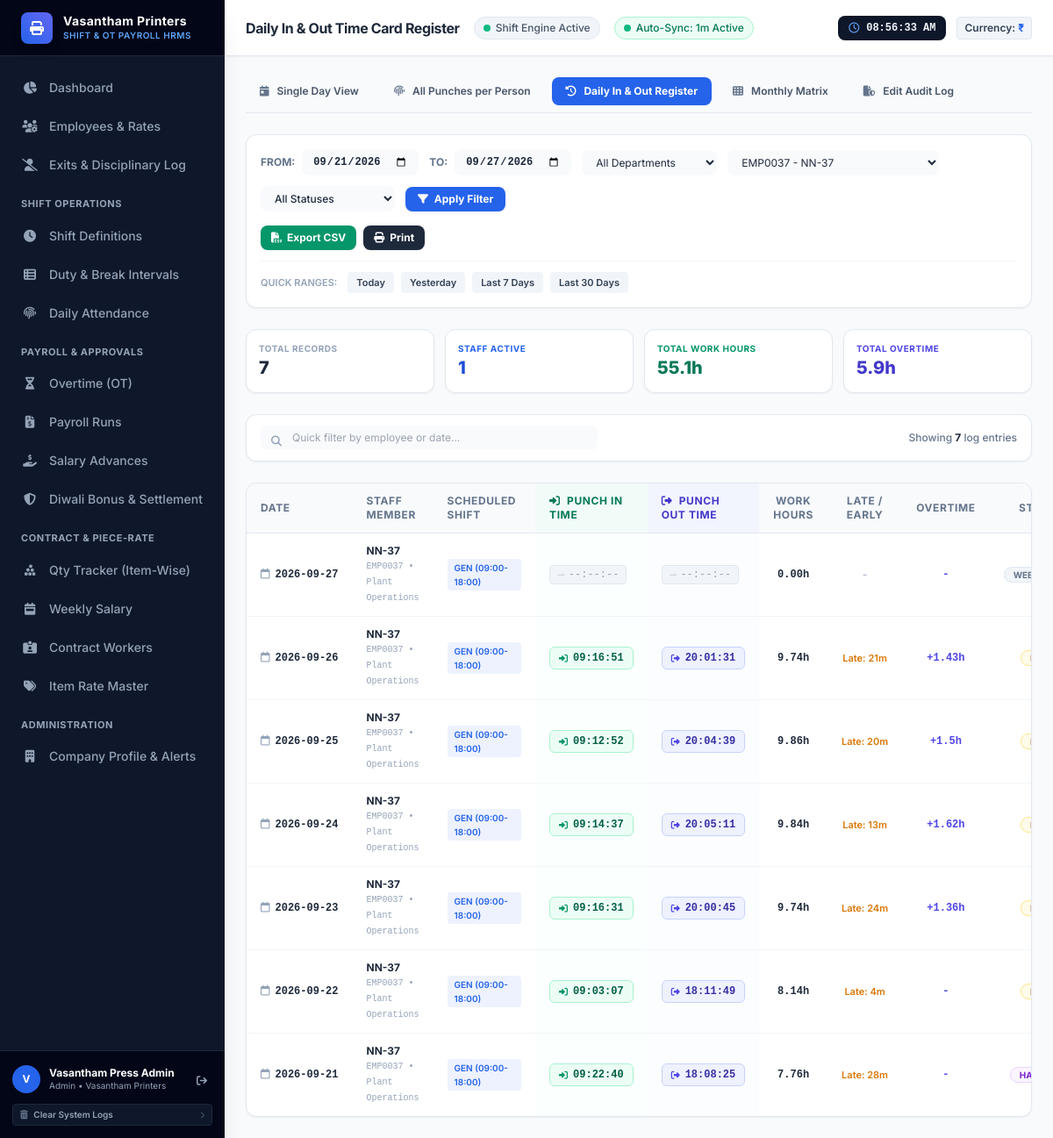
Before: /attendance/in-out-report?emp_id=37 (signed in) with the older database file.
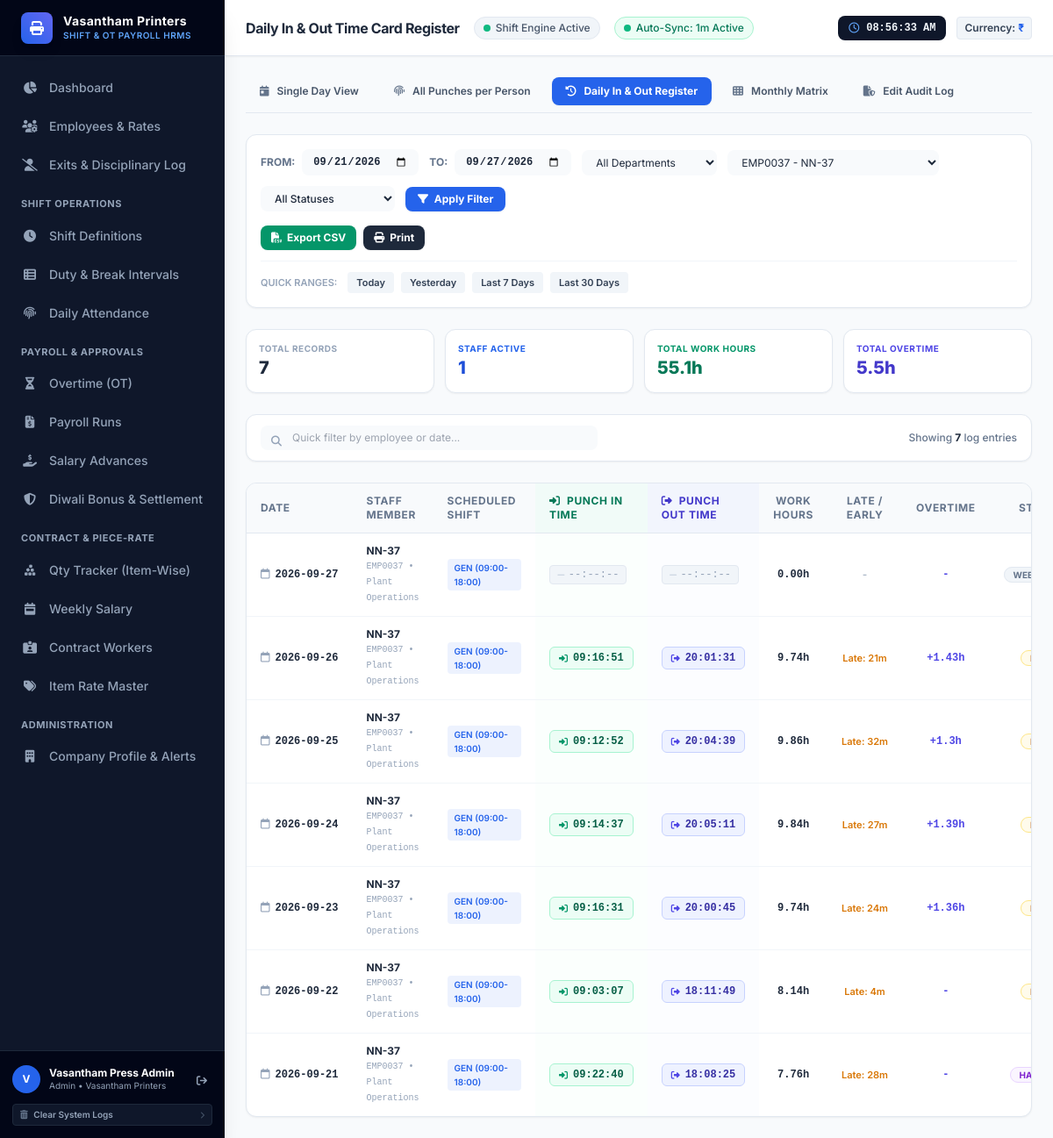
After: the same page with the newer database file.
### tables this page shows
CREATE TABLE attendance_records (
        id INTEGER PRIMARY KEY AUTOINCREMENT,
        employee_id INTEGER NOT NULL REFERENCES employees(id) ON DELETE CASCADE,
        date TEXT NOT NULL,               -- 'YYYY-MM-DD' (Shift Date)
        shift_id INTEGER REFERENCES shifts(id) ON DELETE SET NULL,
        punch_in TEXT,                    -- 'YYYY-MM-DD HH:MM:SS'
        punch_out TEXT,                   -- 'YYYY-MM-DD HH:MM:SS'
        work_hours REAL NOT NULL DEFAULT 0.0,
        late_mins INTEGER NOT NULL DEFAULT 0,
        early_leave_mins INTEGER NOT NULL DEFAULT 0,
        status TEXT NOT NULL DEFAULT 'ABSENT', -- 'PRESENT', 'LATE', 'HALF_DAY', 'ABSENT', 'WEEKLY_OFF', 'HOLIDAY'
        shift_allowance_amount REAL NOT NULL DEFAULT 0.0,
        raw_ot_hours REAL NOT NULL DEFAULT 0.0,
        notes TEXT,
        created_at TIMESTAMP DEFAULT CURRENT_TIMESTAMP, has_missed_mid_punch INTEGER NOT NULL DEFAULT 0, mid_punch_status TEXT NOT NULL DEFAULT 'NORMAL', mid_punch_notes TEXT, mid_punch_approved_by TEXT, mid_punch_approved_at TEXT, gross_ot_hours REAL NOT NULL DEFAULT 0.0, late_deduction_mins INTEGER NOT NULL DEFAULT 0,
        UNIQUE(employee_id, date)
    );

CREATE TABLE employees (
        id INTEGER PRIMARY KEY AUTOINCREMENT,
        emp_no TEXT UNIQUE NOT NULL,
        first_name TEXT NOT NULL,
        last_name TEXT NOT NULL,
        email TEXT UNIQUE NOT NULL,
        phone TEXT,
        department_id INTEGER NOT NULL REFERENCES departments(id) ON DELETE RESTRICT,
        designation TEXT NOT NULL,
        join_date TEXT NOT NULL,
        default_shift_id INTEGER REFERENCES shifts(id) ON DELETE SET NULL,
        salary_type TEXT NOT NULL DEFAULT 'MONTHLY', -- 'MONTHLY' or 'HOURLY'
        base_salary REAL NOT NULL DEFAULT 30000.0,
        hourly_rate REAL NOT NULL DEFAULT 144.23,
        hra REAL NOT NULL DEFAULT 5000.0,
        special_allowance REAL NOT NULL DEFAULT 2500.0,
        pf_deduction_pct REAL NOT NULL DEFAULT 12.0,
        esi_deduction_pct REAL NOT NULL DEFAULT 0.75,
        tax_deduction_pct REAL NOT NULL DEFAULT 5.0,
        weekly_off_day INTEGER NOT NULL DEFAULT 6, -- 0=Monday, 6=Sunday
        is_active INTEGER NOT NULL DEFAULT 1,
        created_at TIMESTAMP DEFAULT CURRENT_TIMESTAMP
    , pay_frequency TEXT NOT NULL DEFAULT 'MONTHLY', pf_enabled INTEGER NOT NULL DEFAULT 0, esi_enabled INTEGER NOT NULL DEFAULT 0, shift_salary REAL NOT NULL DEFAULT 0.0, ot_hourly_rate REAL NOT NULL DEFAULT 0.0, safety_training_completed INTEGER NOT NULL DEFAULT 1, safety_training_date TEXT, safety_training_approved_by TEXT NOT NULL DEFAULT 'Press Safety Officer', employment_status TEXT NOT NULL DEFAULT 'ACTIVE', status_date TEXT, status_reason TEXT, is_admin INTEGER NOT NULL DEFAULT 0);

CREATE TABLE departments (
        id INTEGER PRIMARY KEY AUTOINCREMENT,
        code TEXT UNIQUE NOT NULL,
        name TEXT NOT NULL,
        description TEXT,
        created_at TIMESTAMP DEFAULT CURRENT_TIMESTAMP
    );

CREATE TABLE shifts (
        id INTEGER PRIMARY KEY AUTOINCREMENT,
        code TEXT UNIQUE NOT NULL,
        name TEXT NOT NULL,
        start_time TEXT NOT NULL,         -- '09:00'
        end_time TEXT NOT NULL,           -- '18:00'
        is_overnight INTEGER NOT NULL DEFAULT 0, -- 1 if shift crosses midnight (e.g., 22:00 - 06:00)
        grace_late_mins INTEGER NOT NULL DEFAULT 15,
        grace_early_mins INTEGER NOT NULL DEFAULT 15,
        break_mins INTEGER NOT NULL DEFAULT 60,
        min_hours_half_day REAL NOT NULL DEFAULT 4.5,
        min_hours_full_day REAL NOT NULL DEFAULT 8.0,
        allowance_rate REAL NOT NULL DEFAULT 0.0, -- Extra bonus per shift (e.g., Night shift bonus)
        color TEXT NOT NULL DEFAULT '#3b82f6',
        description TEXT,
        is_active INTEGER NOT NULL DEFAULT 1,
        created_at TIMESTAMP DEFAULT CURRENT_TIMESTAMP
    );

### routes/attendance.py (the view, shortened to what this page needs)
@attendance_bp.route("/in-out-report")
def in_out_report():
    conn = get_db_connection()
    cursor = conn.cursor()
    cursor.execute("SELECT MAX(date) as max_d, MIN(date) as min_d FROM attendance_records")
    date_ext = cursor.fetchone()
    latest_db_date = date_ext["max_d"] or date.today().strftime("%Y-%m-%d")
    try:
        latest_dt = datetime.strptime(latest_db_date, "%Y-%m-%d").date()
    except ValueError:
        latest_dt = date.today()
    default_start = (latest_dt - timedelta(days=6)).strftime("%Y-%m-%d")
    default_end = latest_dt.strftime("%Y-%m-%d")
    start_date = request.args.get("start_date", default_start)
    end_date = request.args.get("end_date", default_end)
    dept_id = request.args.get("dept")
    emp_id = request.args.get("emp_id")
    status_filter = request.args.get("status")
    query = """
        SELECT a.*, e.emp_no, e.first_name, e.last_name, e.designation,
               d.name as dept_name, s.name as shift_name, s.code as shift_code,
               s.start_time, s.end_time, s.color as shift_color
        FROM attendance_records a
        JOIN employees e ON a.employee_id = e.id
        JOIN departments d ON e.department_id = d.id
        LEFT JOIN shifts s ON a.shift_id = s.id
        WHERE a.date BETWEEN ? AND ?
    """
    params = [start_date, end_date]
    if dept_id and dept_id.isdigit():
        query += " AND e.department_id = ?"
        params.append(int(dept_id))
    if emp_id and emp_id.isdigit():
        query += " AND e.id = ?"
        params.append(int(emp_id))
    query += " ORDER BY a.date DESC, e.emp_no ASC"
    cursor.execute(query, params)
    records = [dict(row) for row in cursor.fetchall()]
    total_records = len(records)
    unique_employees = len(set(r["employee_id"] for r in records))
    total_hours = sum(r.get("work_hours", 0.0) for r in records)
    total_ot = sum(r.get("raw_ot_hours", 0.0) for r in records)
    present_records = sum(1 for r in records if r.get("status") in ("PRESENT", "LATE"))
    stats = {
        "total_records": total_records,
        "unique_employees": unique_employees,
        "total_hours": round(total_hours, 1),
        "total_ot": round(total_ot, 1),
        "present_records": present_records
    }
    cursor.execute("SELECT * FROM departments ORDER BY name")
    departments = [dict(row) for row in cursor.fetchall()]
    cursor.execute("SELECT id, emp_no, first_name, last_name FROM employees WHERE is_active = 1 ORDER BY first_name")
    active_employees = [dict(row) for row in cursor.fetchall()]
    conn.close()
    return render_template(
        "attendance/in_out_report.html",
        records=records,
        stats=stats,
        start_date=start_date,
        end_date=end_date,
        selected_dept=dept_id,
        selected_emp=emp_id,
        selected_status=status_filter,
        departments=departments,
        active_employees=active_employees
    )

### database.py (called while the page is built)
def get_db_connection():
    db_path = os.environ.get("HRMS_DB_PATH", DB_PATH)
    conn = sqlite3.connect(db_path, timeout=30.0)
    conn.row_factory = sqlite3.Row
    conn.execute("PRAGMA foreign_keys = ON;")
    conn.execute("PRAGMA journal_mode = WAL;")
    conn.execute("PRAGMA synchronous = NORMAL;")
    conn.execute("PRAGMA busy_timeout = 30000;")
    return conn

### models/auto_sync.py (called while the page is built)
def get_syncer():
    global _syncer_instance
    if _syncer_instance is None:
        _syncer_instance = BiometricAutoSyncer(interval_seconds=60, days_back=7)
    return _syncer_instance

def get_auto_sync_status():
    syncer = get_syncer()
    return syncer.get_status()

### templates/attendance/in_out_report.html (shortened to what the changed rows need)
{% extends "base.html" %}
{% block header_title %}Daily In & Out Time Card Register{% endblock %}
{% block content %}
<div class="space-y-6 max-w-7xl mx-auto">
    <div class="grid grid-cols-2 sm:grid-cols-4 gap-3">
        <div class="bg-white p-3.5 rounded-xl border border-slate-200 shadow-sm">
            <span class="text-[10px] font-bold text-indigo-600 uppercase tracking-wider block">Total Overtime</span>
            <span class="text-xl font-extrabold text-indigo-700">{{ stats.total_ot }}h</span>
        </div>
    </div>
    <div class="bg-white rounded-xl border border-slate-200 shadow-sm overflow-hidden">
        <div class="overflow-x-auto">
            <table class="w-full text-left text-xs" id="inOutTable">
                <thead>
                    <tr class="bg-slate-50 border-b border-slate-200 text-slate-500 font-semibold uppercase tracking-wider">
                        <th class="py-3 px-4">Date</th>
                        <th class="py-3 px-4">Staff Member</th>
                        <th class="py-3 px-4">Scheduled Shift</th>
                        <th class="py-3 px-4 text-emerald-700 bg-emerald-50/50">
                            <i class="fas fa-sign-in-alt mr-1"></i> Punch IN Time
                        </th>
                        <th class="py-3 px-4 text-indigo-700 bg-indigo-50/50">
                            <i class="fas fa-sign-out-alt mr-1"></i> Punch OUT Time
                        </th>
                        <th class="py-3 px-4 text-center">Work Hours</th>
                        <th class="py-3 px-4 text-center">Late / Early</th>
                        <th class="py-3 px-4 text-center">Overtime</th>
                        <th class="py-3 px-4 text-center">Status</th>
                    </tr>
                </thead>
                <tbody class="divide-y divide-slate-100">
                    {% for rec in records %}
                    <tr class="hover:bg-slate-50 transition report-row"
                        data-search="{{ rec.date }} {{ rec.emp_no }} {{ rec.first_name }} {{ rec.last_name }} {{ rec.dept_name }}">
                        <td class="py-3 px-4 font-mono font-bold text-slate-800 whitespace-nowrap">
                            <i class="far fa-calendar text-slate-400 mr-1.5"></i>{{ rec.date }}
                        </td>
                        <td class="py-3 px-4">
                            <span class="font-bold text-slate-800 block">{{ rec.first_name }} {{ rec.last_name }}</span>
                            <span class="text-[10px] font-mono text-slate-400">{{ rec.emp_no }} • {{ rec.dept_name }}</span>
                        </td>
                        <td class="py-3 px-4">
                            {% if rec.shift_code %}
                            <span class="inline-flex items-center px-2 py-0.5 rounded text-[10px] font-semibold" style="background-color: {{ rec.shift_color }}15; color: {{ rec.shift_color }};">
                                {{ rec.shift_code }} ({{ rec.start_time }}-{{ rec.end_time }})
                            </span>
                            {% else %}
                            <span class="text-slate-400 italic">GEN (09:00-18:00)</span>
                            {% endif %}
                        </td>
                        <td class="py-3 px-4 bg-emerald-50/20 whitespace-nowrap">
                            {% if rec.punch_in %}
                            <span class="inline-flex items-center px-2.5 py-1 rounded-md text-xs font-mono font-bold bg-emerald-50 text-emerald-800 border border-emerald-200 shadow-xs">
                                <i class="fas fa-sign-in-alt text-[10px] mr-1.5 text-emerald-600"></i>
                                {{ rec.punch_in.split(' ')[1] }}
                            </span>
                            {% else %}
                            <span class="inline-flex items-center px-2 py-0.5 rounded text-xs font-mono text-slate-400 bg-slate-100 border border-slate-200">
                                <i class="fas fa-minus text-[10px] mr-1 text-slate-300"></i> --:--:--
                            </span>
                            {% endif %}
                        </td>
                        <td class="py-3 px-4 bg-indigo-50/20 whitespace-nowrap">
                            {% if rec.punch_out and rec.punch_out != rec.punch_in %}
                            <span class="inline-flex items-center px-2.5 py-1 rounded-md text-xs font-mono font-bold bg-indigo-50 text-indigo-800 border border-indigo-200 shadow-xs">
                                <i class="fas fa-sign-out-alt text-[10px] mr-1.5 text-indigo-600"></i>
                                {{ rec.punch_out.split(' ')[1] }}
                            </span>
                            {% elif rec.punch_out and rec.punch_out == rec.punch_in and rec.work_hours == 0 %}
                            <span class="inline-flex items-center px-2 py-0.5 rounded text-xs font-mono text-amber-600 bg-amber-50 border border-amber-200">
                                <i class="fas fa-clock text-[10px] mr-1 text-amber-400"></i> No Out Punch
                            </span>
                            {% else %}
                            <span class="inline-flex items-center px-2 py-0.5 rounded text-xs font-mono text-slate-400 bg-slate-100 border border-slate-200">
                                <i class="fas fa-minus text-[10px] mr-1 text-slate-300"></i> --:--:--
                            </span>
                            {% endif %}
                        </td>
                        <td class="py-3 px-4 text-center font-mono font-bold text-slate-800">
                            {{ "%.2f"|format(rec.work_hours) }}h
                        </td>
                        <td class="py-3 px-4 text-center whitespace-nowrap">
                            {% if rec.late_mins > 0 %}
                            <span class="text-[11px] font-semibold text-amber-600 block">Late: {{ rec.late_mins }}m</span>
                            {% endif %}
                        </td>
                        <td class="py-3 px-4 text-center font-mono font-bold text-indigo-600">
                            {% if rec.raw_ot_hours > 0 %}
                            +{{ rec.raw_ot_hours }}h
                            {% else %}-{% endif %}
                        </td>
                        <td class="py-3 px-4 text-center whitespace-nowrap">
                            {% if rec.status == 'PRESENT' %}
                            <span class="px-2.5 py-0.5 rounded-full text-[10px] font-bold bg-emerald-50 text-emerald-700 border border-emerald-200">PRESENT</span>
                            {% elif rec.status == 'LATE' %}
                            <span class="px-2.5 py-0.5 rounded-full text-[10px] font-bold bg-amber-50 text-amber-700 border border-amber-200">LATE</span>
                            {% elif rec.status == 'HALF_DAY' %}
                            <span class="px-2.5 py-0.5 rounded-full text-[10px] font-bold bg-purple-50 text-purple-700 border border-purple-200">HALF DAY</span>
                            {% elif rec.status == 'WEEKLY_OFF' %}
                            <span class="px-2.5 py-0.5 rounded-full text-[10px] font-bold bg-slate-100 text-slate-500 border border-slate-200">WEEKLY OFF</span>
                            {% else %}
                            <span class="px-2.5 py-0.5 rounded-full text-[10px] font-bold bg-rose-50 text-rose-700 border border-rose-200">ABSENT</span>
                            {% endif %}
                        </td>
                    </tr>
                    {% endfor %}
                </tbody>
            </table>
        </div>
    </div>
</div>
{% endblock %}

Changed rows visible on the page:
changed attendance_records (number 3 of 7 on the later page): late_mins "20" → "32"; raw_ot_hours "1.5" → "1.3"
changed attendance_records (number 4 of 7 on the later page): late_mins "13" → "27"; raw_ot_hours "1.62" → "1.39"
Other visible differences:
{{ stats.total_ot }}: "5.9" → "5.5"
